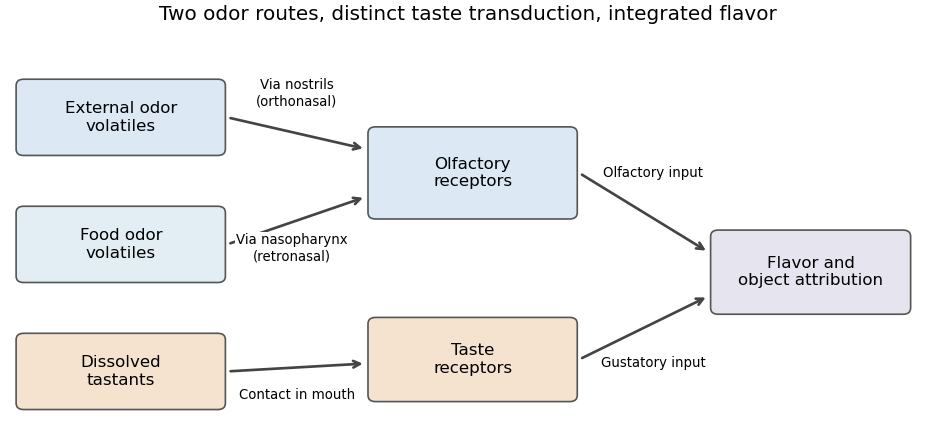

The Python source for this figure:
#!/usr/bin/env python3
"""Original functional sensory-route diagram; not an anatomical reconstruction.
Python 3.14.4, Matplotlib 3.10.7; writes same-basename opaque PNG to CWD.
"""
from pathlib import Path
import matplotlib
matplotlib.use('Agg')
import matplotlib.pyplot as plt
from matplotlib.patches import FancyBboxPatch
plt.rcParams.update({'font.family':'DejaVu Sans','font.size':10,'figure.facecolor':'white','axes.facecolor':'white','savefig.facecolor':'white'})
fig,ax=plt.subplots(figsize=(7.8,3.6),layout='constrained');ax.set(xlim=(0,10),ylim=(0,5));ax.set_axis_off()
def box(x,y,w,h,label,col):
 ax.add_patch(FancyBboxPatch((x,y),w,h,boxstyle='round,pad=.08',facecolor=col,edgecolor='#555555',lw=1))
 ax.text(x+w/2,y+h/2,label,ha='center',va='center',fontsize=10)
def arrow(a,b,label,x,y):
 ax.annotate('',xy=b,xytext=a,arrowprops={'arrowstyle':'->','lw':1.6,'color':'#444444'})
 ax.text(x,y,label,ha='center',va='center',fontsize=8,bbox={'facecolor':'white','edgecolor':'none','pad':1})
box(.2,3.5,2.1,.8,'External odor\nvolatiles','#dce9f4')
box(.2,1.9,2.1,.8,'Food odor\nvolatiles','#e2edf4')
box(.2,.3,2.1,.8,'Dissolved\ntastants','#f5e3d0')
box(4,2.7,2.1,1,'Olfactory\nreceptors','#dce9f4')
box(4,.4,2.1,.9,'Taste\nreceptors','#f5e3d0')
box(7.7,1.5,2,.9,'Flavor and\nobject attribution','#e6e4ef')
arrow((2.4,3.9),(3.9,3.5),'Via nostrils\n(orthonasal)',3.15,4.2)
arrow((2.4,2.3),(3.9,2.9),'Via nasopharynx\n(retronasal)',3.1,2.25)
arrow((2.4,.7),(3.9,.8),'Contact in mouth',3.15,.4)
arrow((6.2,3.2),(7.6,2.2),'Olfactory input',7,3.2)
arrow((6.2,.85),(7.6,1.65),'Gustatory input',7,.8)
ax.set_title('Two odor routes, distinct taste transduction, integrated flavor',fontsize=12)
fig.savefig(Path.cwd()/(Path(__file__).stem+'.png'),dpi=120,transparent=False,metadata={'Software':'Original functional diagram; no experimental or source-figure pixels'})
plt.close(fig)
